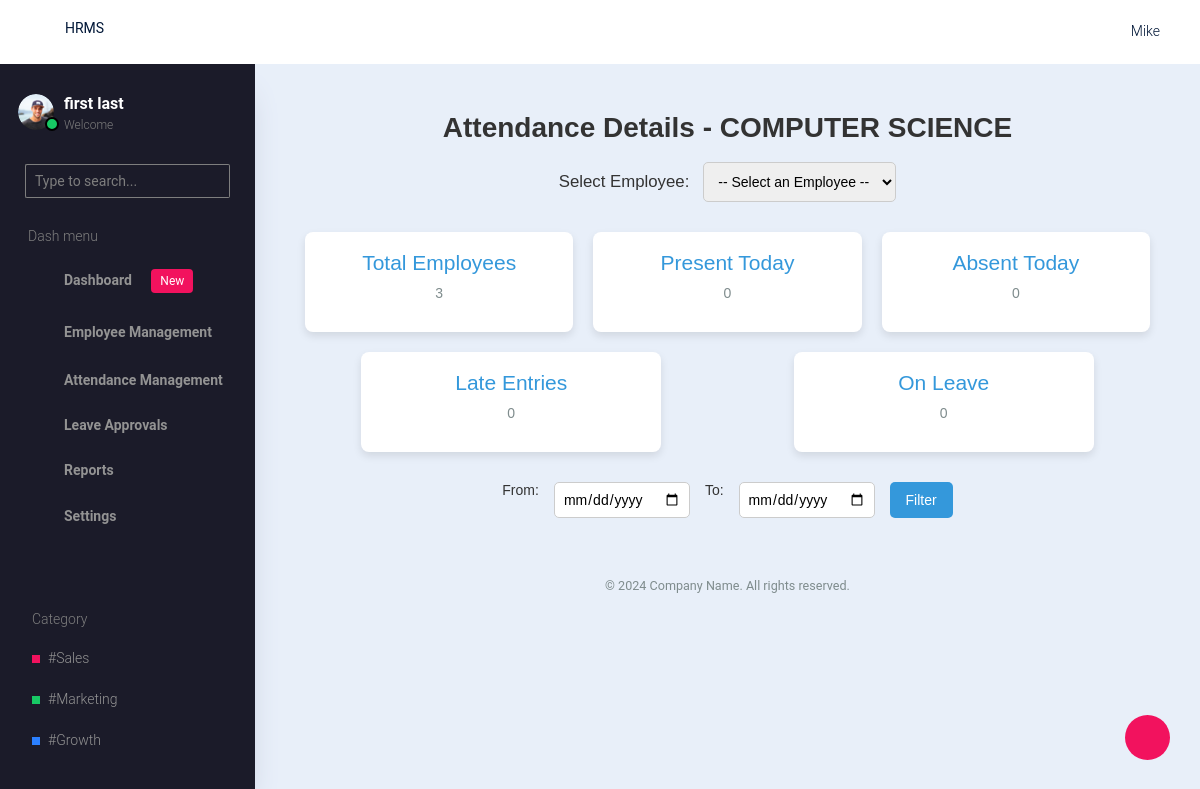
/departmant-attendance/5/, run on an earlier commit of the app's database.
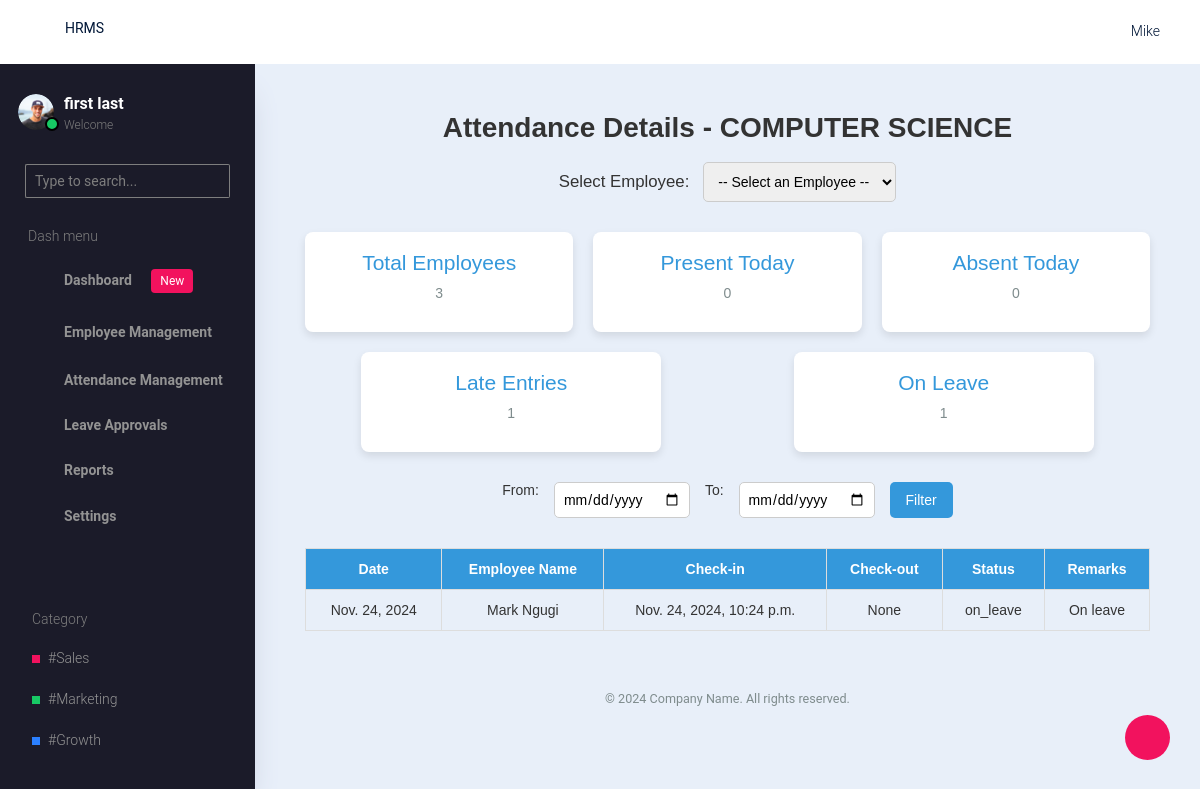
And on a later commit of the database.
### hrms/models.py (models this page shows, shortened)
class AttendanceRecord(models.Model):
    employee = models.ForeignKey(CustomUser, on_delete=models.CASCADE)
    date = models.DateField()
    check_in_time = models.DateTimeField(null=True, blank=True)
    check_out_time = models.DateTimeField(null=True, blank=True)
    attendance_status = models.CharField(max_length=20, choices=[
        ('present', 'Present'),
        ('absent', 'Absent'),
        ('on_leave', 'On Leave')
    ], blank=True, null=True)
    is_late = models.BooleanField(default=False)
    late_duration = models.DurationField(null=True, blank=True)
    is_on_time = models.BooleanField(default=False)
    remarks = models.CharField(max_length=255, blank=True, null=True)
    created_at = models.DateField(auto_now_add=True)

### accounts/models.py (models this page shows, shortened)
class CustomUser(AbstractUser):
    ROLE_CHOICES = [
        ('admin', 'Admin'),
        ('hr_manager', 'HR Manager'),
        ('employee', 'Employee'),
    ]
    role = models.CharField(max_length=20, choices=ROLE_CHOICES, default='employee')
    gender = models.CharField(max_length=20, choices=[('male', 'Male'), ('female', 'Female')], default='male')
    phone = models.CharField(max_length=15, blank=True, null=True)
    position = models.CharField(max_length=100, blank=True, null=True)
    department = models.ForeignKey(Department, on_delete=models.CASCADE, default=None, null=True)
    start_date = models.DateField(blank=True, null=True)
    exit_date = models.DateField(null=True, blank=True)
    reason_for_leaving = models.CharField(max_length=255, null=True, blank=True)

### hrms/views.py (the view)
# urls.py: path('departmant-attendance/<int:id>/',dep_attendance,name='depattendance'),
def dep_attendance(request, id):
    department = Department.objects.get(id=id)
    attendance_records = AttendanceRecord.objects.filter(employee__department=department)
    total_employees = department.customuser_set.count()
    present_today = attendance_records.filter(attendance_status='present').count()
    absent_today = attendance_records.filter(attendance_status='absent').count()
    late_entries = attendance_records.filter(is_late=True).count()
    on_leave_today = attendance_records.filter(attendance_status='on_leave').count()
    context = {
        'department': department,
        'attendance_records': attendance_records,
        'total_employees': total_employees,
        'present_today': present_today,
        'absent_today': absent_today,
        'late_entries': late_entries,
        'on_leave_today': on_leave_today,
    }
    return render(request, 'hrms/admin/attendance-management/department_attendance.html', context)

### hrms/templates/hrms/admin/attendance-management/department_attendance.html (shortened to what this page needs)
{% extends 'hrms/admin/base.html' %}
{% block content %}
<div class="attendance-page">
    <h1>Attendance Details - {{department.name}}</h1>
    <div class="employee-selector">
        <label for="employee-select">Select Employee:</label>
        <select id="employee-select" name="employee-select">
            <option value="">-- Select an Employee --</option>
        </select>
    </div>
    <div class="summary-section">
        <div class="summary-card">
            <h2>Total Employees</h2>
            <p>{{ total_employees }}</p>
        </div>
        <div class="summary-card">
            <h2>Present Today</h2>
            <p>{{ present_today }}</p>
        </div>
        <div class="summary-card">
            <h2>Absent Today</h2>
            <p>{{ absent_today }}</p>
        </div>
        <div class="summary-card">
            <h2>Late Entries</h2>
            <p>{{ late_entries }}</p>
        </div>
        <div class="summary-card">
            <h2>On Leave</h2>
            <p>{{ on_leave_today }}</p>
        </div>
    </div>
    <div class="date-filter">
        <label for="start-date">From:</label>
        <input type="date" id="start-date" name="start-date">
        <label for="end-date">To:</label>
        <input type="date" id="end-date" name="end-date">
        <button class="filter-button">Filter</button>
    </div>
    {% for record in attendance_records %}
    <table class="attendance-table">
        <thead>
            <tr>
                <th>Date</th>
                <th>Employee Name</th>
                <th>Check-in</th>
                <th>Check-out</th>
                <th>Status</th>
                <th>Remarks</th>
            </tr>
        </thead>
        <tbody>
            <tr>
                <td>{{record.created_at}}</td>
                <td>{{record.employee.first_name }} {{ record.employee.last_name }}</td>
                <td>{{record.check_in_time}}</td>
                <td>{{record.check_out_time}}</td>
                <td>{{record.attendance_status}}</td>
                <td>{{ record.remarks }}</td>
            </tr>
        </tbody>
    </table>
    {%endfor%}
    <div class="footer">
        &copy; 2024 Company Name. All rights reserved.
    </div>
</div>
{% endblock %}

What changed in the data, as far as the page shows it:
added AttendanceRecord: created_at "Nov. 24, 2024", employee.first_name "Mark", employee.last_name "Ngugi", check_in_time "Nov. 24, 2024, 10:24 p.m.", check_out_time "None", attendance_status "on_leave", remarks "On leave"
Also different on the page:
{{ late_entries }}: "0" → "1"
{{ on_leave_today }}: "0" → "1"
